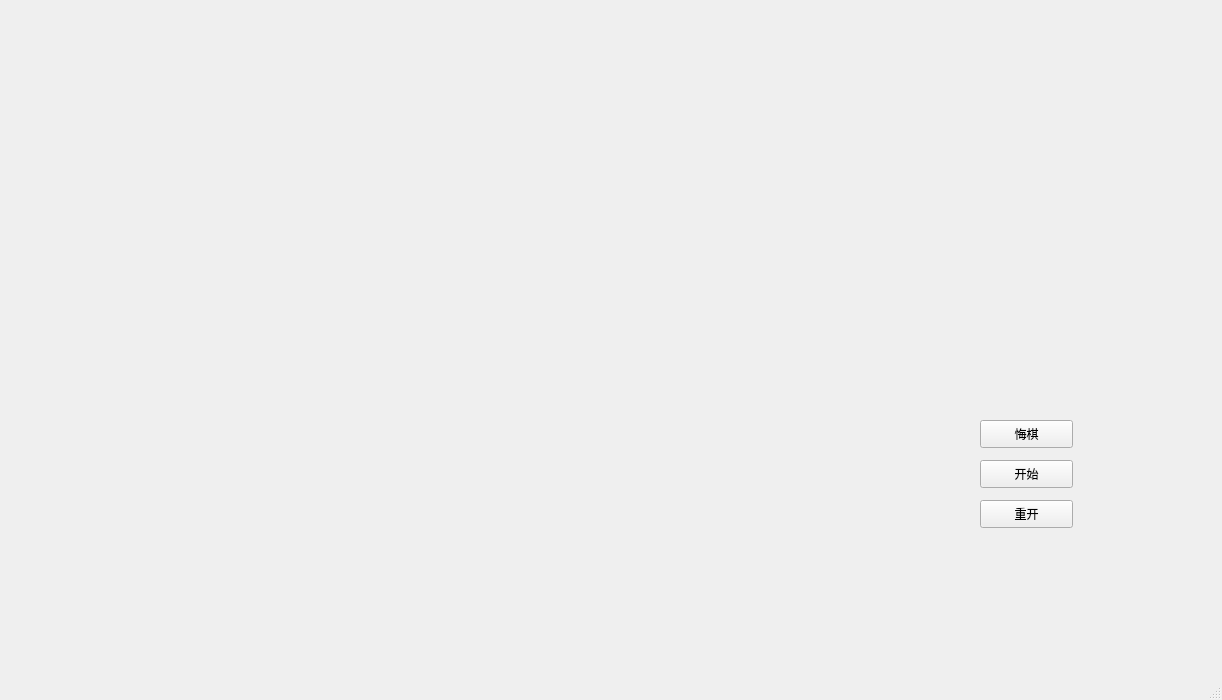
<?xml version="1.0" encoding="UTF-8"?>
<ui version="4.0">
 <class>MainWindow1</class>
 <widget class="QMainWindow" name="MainWindow1">
  <property name="geometry">
   <rect>
    <x>0</x>
    <y>0</y>
    <width>1222</width>
    <height>700</height>
   </rect>
  </property>
  <property name="windowTitle">
   <string>MainWindow</string>
  </property>
  <widget class="QWidget" name="centralwidget">
   <widget class="QLabel" name="tip">
    <property name="geometry">
     <rect>
      <x>980</x>
      <y>70</y>
      <width>141</width>
      <height>16</height>
     </rect>
    </property>
    <property name="text">
     <string/>
    </property>
   </widget>
   <widget class="QLabel" name="tip2">
    <property name="geometry">
     <rect>
      <x>980</x>
      <y>110</y>
      <width>141</width>
      <height>16</height>
     </rect>
    </property>
    <property name="text">
     <string/>
    </property>
   </widget>
   <widget class="QLabel" name="color">
    <property name="geometry">
     <rect>
      <x>980</x>
      <y>150</y>
      <width>141</width>
      <height>16</height>
     </rect>
    </property>
    <property name="text">
     <string/>
    </property>
   </widget>
   <widget class="QLabel" name="gameTime">
    <property name="geometry">
     <rect>
      <x>980</x>
      <y>190</y>
      <width>151</width>
      <height>16</height>
     </rect>
    </property>
    <property name="text">
     <string/>
    </property>
   </widget>
   <widget class="QPushButton" name="backStep">
    <property name="geometry">
     <rect>
      <x>980</x>
      <y>420</y>
      <width>93</width>
      <height>28</height>
     </rect>
    </property>
    <property name="text">
     <string>悔棋</string>
    </property>
   </widget>
   <widget class="QPushButton" name="play">
    <property name="geometry">
     <rect>
      <x>980</x>
      <y>460</y>
      <width>93</width>
      <height>28</height>
     </rect>
    </property>
    <property name="text">
     <string>开始</string>
    </property>
   </widget>
   <widget class="QPushButton" name="rePlay">
    <property name="geometry">
     <rect>
      <x>980</x>
      <y>500</y>
      <width>93</width>
      <height>28</height>
     </rect>
    </property>
    <property name="text">
     <string>重开</string>
    </property>
   </widget>
  </widget>
  <widget class="QMenuBar" name="menubar">
   <property name="geometry">
    <rect>
     <x>0</x>
     <y>0</y>
     <width>1222</width>
     <height>26</height>
    </rect>
   </property>
  </widget>
  <widget class="QStatusBar" name="statusbar"/>
 </widget>
 <resources/>
 <connections/>
</ui>
